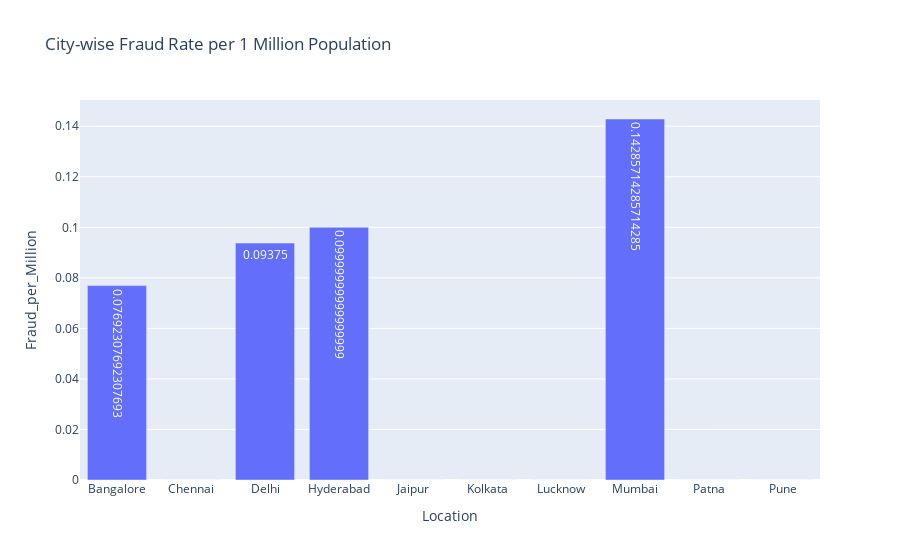

Notebook cell for this chart:
### Markdown cell above
# Interctive population-based visualization

### Code cell
fig = px.bar(
    city_fraud_count,
    x="Location",
    y="Fraud_per_Million",
    title="City-wise Fraud Rate per 1 Million Population",
    text="Fraud_per_Million",
    hover_data=["City_Population"]
)

fig.show()

### Figure 1 — Plotly figure (JSON) as saved in the notebook; plotly's stock layout.template omitted (floating-point values rounded to 4 significant figures)
{"data": [{"alignmentgroup": "True", "customdata": [[13000000], [11000000], [32000000], [10000000], [4000000], [15000000], [3500000], [21000000], [7000000], [8000000]], "hovertemplate": "Location=%{x}<br>Fraud_per_Million=%{text}<br>City_Population=%{customdata[0]}<extra></extra>", "legendgroup": "", "marker": {"color": "#636efa", "pattern": {"shape": ""}}, "name": "", "offsetgroup": "", "orientation": "v", "showlegend": false, "text": [0.07692, 0, 0.09375, 0.1, 0, 0, 0, 0.1429, 0, 0], "textposition": "auto", "type": "bar", "x": ["Bangalore", "Chennai", "Delhi", "Hyderabad", "Jaipur", "Kolkata", "Lucknow", "Mumbai", "Patna", "Pune"], "xaxis": "x", "y": [0.07692, 0, 0.09375, 0.1, 0, 0, 0, 0.1429, 0, 0], "yaxis": "y"}], "layout": {"barmode": "relative", "legend": {"tracegroupgap": 0}, "title": {"text": "City-wise Fraud Rate per 1 Million Population"}, "xaxis": {"anchor": "y", "domain": [0, 1], "title": {"text": "Location"}}, "yaxis": {"anchor": "x", "domain": [0, 1], "title": {"text": "Fraud_per_Million"}}}}
